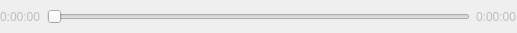
<?xml version="1.0" encoding="UTF-8"?>
<ui version="4.0">
 <class>TrackSlider</class>
 <widget class="QWidget" name="TrackSlider">
  <property name="enabled">
   <bool>false</bool>
  </property>
  <property name="geometry">
   <rect>
    <x>0</x>
    <y>0</y>
    <width>517</width>
    <height>33</height>
   </rect>
  </property>
  <property name="windowTitle">
   <string>Form</string>
  </property>
  <layout class="QHBoxLayout" name="horizontalLayout">
   <property name="margin">
    <number>0</number>
   </property>
   <item>
    <widget class="QLabel" name="elapsed">
     <property name="text">
      <string>0:00:00</string>
     </property>
    </widget>
   </item>
   <item>
    <widget class="QSlider" name="slider">
     <property name="singleStep">
      <number>10</number>
     </property>
     <property name="orientation">
      <enum>Qt::Horizontal</enum>
     </property>
    </widget>
   </item>
   <item>
    <widget class="QLabel" name="remaining">
     <property name="text">
      <string>0:00:00</string>
     </property>
    </widget>
   </item>
  </layout>
 </widget>
 <resources/>
 <connections/>
</ui>
